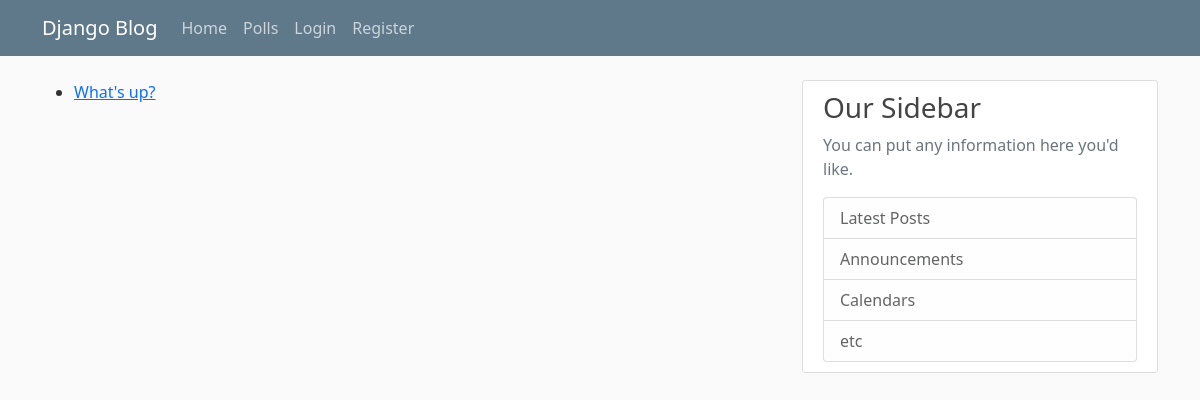
The page /polls/ on the database as committed earlier.
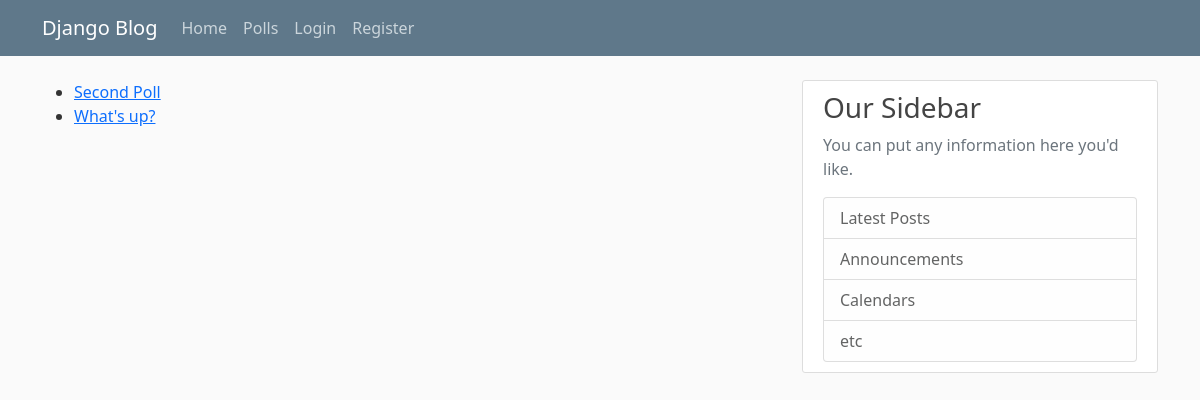
The same page on the database as committed later.
### polls/models.py (models this page shows, shortened)
class Question(models.Model):
    question_text = models.CharField(max_length=200)
    pub_date = models.DateTimeField('date published')

### polls/views.py (the view)
# urls.py: path("", views.IndexView.as_view(), name="index"),
class IndexView(generic.ListView):
    template_name = 'polls/index.html'
    context_object_name = 'latest_question_list'
    def get_queryset(self):
        return Question.objects.filter(pub_date__lte=timezone.now()).order_by('-pub_date')[:5]

### polls/templates/polls/index.html
{% extends 'bulletin/base.html' %}
{% block content %}
{% if latest_question_list %}
    <ul>
    {% for question in latest_question_list %}
        <li><a href="{% url 'polls:detail' question.id %}">{{ question.question_text }}</a></li>
    {% endfor %}
    </ul>
{% else %}
    <p>No polls are available.</p>
{% endif %}
{% endblock content %}

### bulletin/templates/bulletin/base.html (shortened to what this page needs)
{% load static %}
<!DOCTYPE html>
<html lang="en">
    <head>
        <link href="https://cdn.jsdelivr.net/npm/bootstrap@5.0.2/dist/css/bootstrap.min.css"
              rel="stylesheet"
>
        <link rel="stylesheet" type="text/css" href="{% static "bulletin/main.css" %}">
    </head>
    <body>
        <header class="site-header">
            <nav class="navbar navbar-expand-md navbar-dark bg-steel fixed-top">
                <div class="container">
                    <a class="navbar-brand mr-4" href="#">Django Blog</a>
                    <div class="collapse navbar-collapse" id="navbarToggle">
                        <div class="navbar-nav mr-4">
                            <a class="nav-item nav-link" href="{% url 'home' %}">Home</a>
                            <a class="nav-item nav-link" href="{% url 'polls:index' %}">Polls</a>
                        </div>
                        <div class="navbar-nav">
                            {% if user.is_authenticated %}
                                <a class="nav-item nav-link" href="#">Profile</a>
                                <form method="post" action="#">
                                    {% csrf_token %}
                                    <button class="btn btn-link nav-item nav-link" type="submit">Logout</button>
                                </form>
                            {% else %}
                                <a class="nav-item nav-link" href="#">Login</a>
                                <a class="nav-item nav-link" href="#">Register</a>
                            {% endif %}
                        </div>
                    </div>
                </div>
            </nav>
        </header>
        <main role="main" class="container">
            <div class="row">
                <div class="col-md-8">
                    {% block content %}
                    {% endblock content %}
                </div>
                <div class="col-md-4">
                    <div class="content-section flex-column">
                        <h3>Our Sidebar</h3>
                        <p class="text-muted">
                            You can put any information here you'd like.
                            <ul class="list-group">
                                <li class="list-group-item list-group-item-light">Latest Posts</li>
                                <li class="list-group-item list-group-item-light">Announcements</li>
                                <li class="list-group-item list-group-item-light">Calendars</li>
                                <li class="list-group-item list-group-item-light">etc</li>
                            </ul>
                    </div>
                </div>
            </div>
        </main>
    </body>
</html>

### bulletin/static/bulletin/main.css (style rules this page uses)
body { background: #fafafa; color: #333333; margin-top: 5rem; }
h1, h2, h3, h4, h5, h6 { color: #444444; }
ul { margin: 0; }
.bg-steel { background-color: #5f788a; }
.site-header .navbar-nav .nav-link { color: #cbd5db; }
.content-section { background: #ffffff; padding: 10px 20px; border: 1px solid #dddddd; border-radius: 3px; margin-bottom: 20px; display: flex; }

Rows that differ between the two databases and show on the page:
added Question: question_text "Second Poll"
